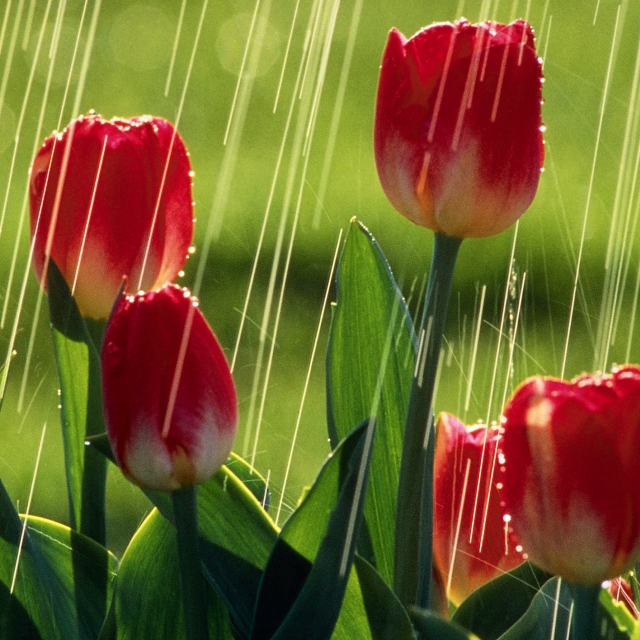
#> input picture examples/images/tulip-under-rain.jpg, 640 x 640 px
$ jupyter execute --allow-errors CenteredZoom_example.ipynb
#> lines starting #> are read from the running program, lines starting #| are printed output that depends on the picture
### neural_de/transformations/centered_zoom.py
"""
Simple wrapper to share experimental results on working params for a CenteredZoom
"""
import logging
from typing import Union

import numpy as np

from neural_de.utils.math import crop_image
from neural_de.transformations.transformation import BaseTransformation


class CenteredZoom(BaseTransformation):
    """
    CenteredZoom image transformation based on a numpy implementation.
    Given a batch of 3-channels image of size width x height, return the centered tile of size
    width*keep_ratio x height*keep_ratio.
    This transformation does not perform any resolution enhancement of the returned content.
    See ResolutionEnhancer to perform both crop and resolution enhancement.

    Args:
        keep_ratio: The proportion of the input image we keep. Must be in ]0,1[.
        logger: It is recommended to use the Confiance logger, obtainable with
            neural_de.utils.get_logger(...). If None, one logging with stdout will be provided.
    """

    def __init__(self, keep_ratio: float, logger: logging.Logger = None):
        super().__init__(logger)
        self._keep_ratio = keep_ratio

    def transform(self, images: Union[list[np.ndarray], np.ndarray]):
        """
        Apply CenteredZoom to a batch of images using numpy slicing method.

        Args:
          images: Batch of images. Each image should be of a ``np.ndarray`` of target_shape *(h,w,
            channels)*. Images dimensions do not need to be the same across the batch.
        Returns:
          The images zoomed to a given ratio in respect to its center.
        """
        self._check_batch_validity(images)
        return [crop_image(image=image, ratio=1 - self._keep_ratio) for image in images]

    # [22 lines left out: function transform_with_annotations, not called in this run]

### neural_de/transformations/transformation.py
"""
Parent class for any transformation method.

"""
from __future__ import annotations

import logging
from typing import Union
import numpy as np
from neural_de.utils.twe_logger import log_and_raise, get_logger
from neural_de.utils.validation import is_batch_valid, is_device_valid


class BaseTransformation:
    """
    Parent class for any transformation methods of the library.
    Provides the methods for logging and input validation.

    Args:
        logger: logging.logger. It is recommended to use the Confiance one, obtainable with
            neural_de.utils.get_logger(...)
    """
    def __init__(self, logger: logging.Logger = None):
        if logger is None:
            self._logger = get_logger()
        else:
            self._logger = logger

    def _check_batch_validity(self, images: Union[list, np.ndarray], same_dim: bool = False):
        """
        Check if the batch of images provided by the user conforms to the expected standards.
        Raises an error if it does not.

        Args:
            images: list / batch of images to validate.
            same_dim: Check if all images have the same dimension (Optional).
        Returns:
            None
        """
        is_valid, reason = is_batch_valid(images, same_dim=same_dim)
        if not is_valid:
            log_and_raise(self._logger, ValueError,
                          "Parameter images is not a valid input batch:" + reason)

    # [11 lines left out: function check_device_validity, not called in this run]

### examples/CenteredZoom_example.ipynb
### STRUCTURE
- A. Set up
- B. Use case 1: One Image
- C. Use case 2: Batch of Images

### A. SET UP

[cell 1]
#ADD NEURALDE MODULES TO PYTHON PATH
import sys
import time
sys.path.append("..")

[cell 2]
#IMPORT NEURALDE TRANSFORMATION CLASS
from neural_de.transformations.centered_zoom import CenteredZoom

[cell 3]
#IMPORT UTILITY CLASSES
import matplotlib.pyplot as plt
from pathlib import Path
import cv2
import os

[cell 4]
#SET IMAGE DATA DIR
start=time.time()
ROOT_DIR = "../examples/images"

# B. USE CASE 1: ONE IMAGE

[cell 5]
# PREPARE ABSOLUTE PATHS FOR IMAGES
image_path_list_0 = []
image_path_list_0.append(ROOT_DIR +  "/tulip-under-rain.jpg")
print(image_path_list_0)
# READ AND SHOW IMAGES
image_list_0 = []
for image_path_str in image_path_list_0:
    input_path = Path(image_path_str)
    image = cv2.imread(str(input_path))
#> image is the input picture: shape (640, 640, 3); mean B, G, R 44.1, 99.3, 116.1
    image = cv2.cvtColor(image, cv2.COLOR_BGR2RGB)
    image_list_0.append(image)
    plt.figure(figsize=(6,4))
    plt.title(image.shape)
    plt.imshow(image)

[cell 6]
# SET ZOOM RATIO
TEST_RATIO_0 = 0.6
# INIT TRANSFORMER OBJECT
center_zoom_transformer_0 = CenteredZoom(keep_ratio=TEST_RATIO_0)
#> (the call stopped at in __init__, `self._logger = get_logger()`: neural_de is not available in this run)

#> (a cell that did not finish here is left out)

#> (the call stopped at in _check_batch_validity, `is_valid, reason = is_batch_valid(images, same_dim=same_dim)`: neural_de is not available in this run)

#> (a cell that did not finish here is left out)

### C. USE CASE 2: BATCH OF IMAGES

[cell 9]
image_path_list_1 = []

image_path_list_1.append(ROOT_DIR +  "/tulip-under-rain.jpg")
image_path_list_1.append(ROOT_DIR +  "/test_snow.webp")
image_path_list_1.append(ROOT_DIR +  "/test_brightness_car.jpg")
image_path_list_1.append(ROOT_DIR +  "/street-rain-men.jpeg")

print(image_path_list_1)
image_list_1 = []
for image_path_str in image_path_list_1:
    input_path = Path(image_path_str)
    image = cv2.imread(str(input_path))
    image = cv2.cvtColor(image, cv2.COLOR_BGR2RGB)
    image_list_1.append(image)
    plt.figure(figsize=(6,4))
    plt.title(image.shape)
    plt.imshow(image)
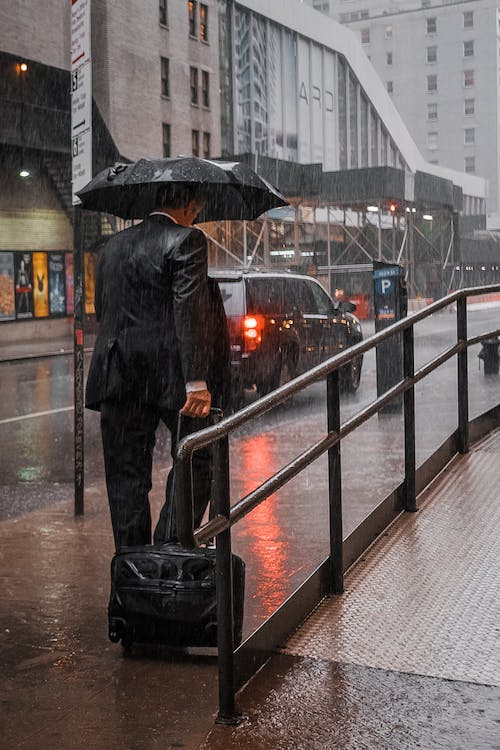
#> shown: shape (750, 500, 3); mean R, G, B 104.9, 94.4, 92.8

[cell 10]
# SET ZOOM RATIO
TEST_RATIO_1 = 0.4
#> TEST_RATIO_1 = 0.4
# INIT TRANSFORMER OBJECT
center_zoom_transformer_1 = CenteredZoom(keep_ratio=TEST_RATIO_1)
#> (the call stopped at in __init__, `self._logger = get_logger()`: neural_de is not available in this run)

#> (a cell that did not finish here is left out)

#> (the call stopped at in _check_batch_validity, `is_valid, reason = is_batch_valid(images, same_dim=same_dim)`: neural_de is not available in this run)
